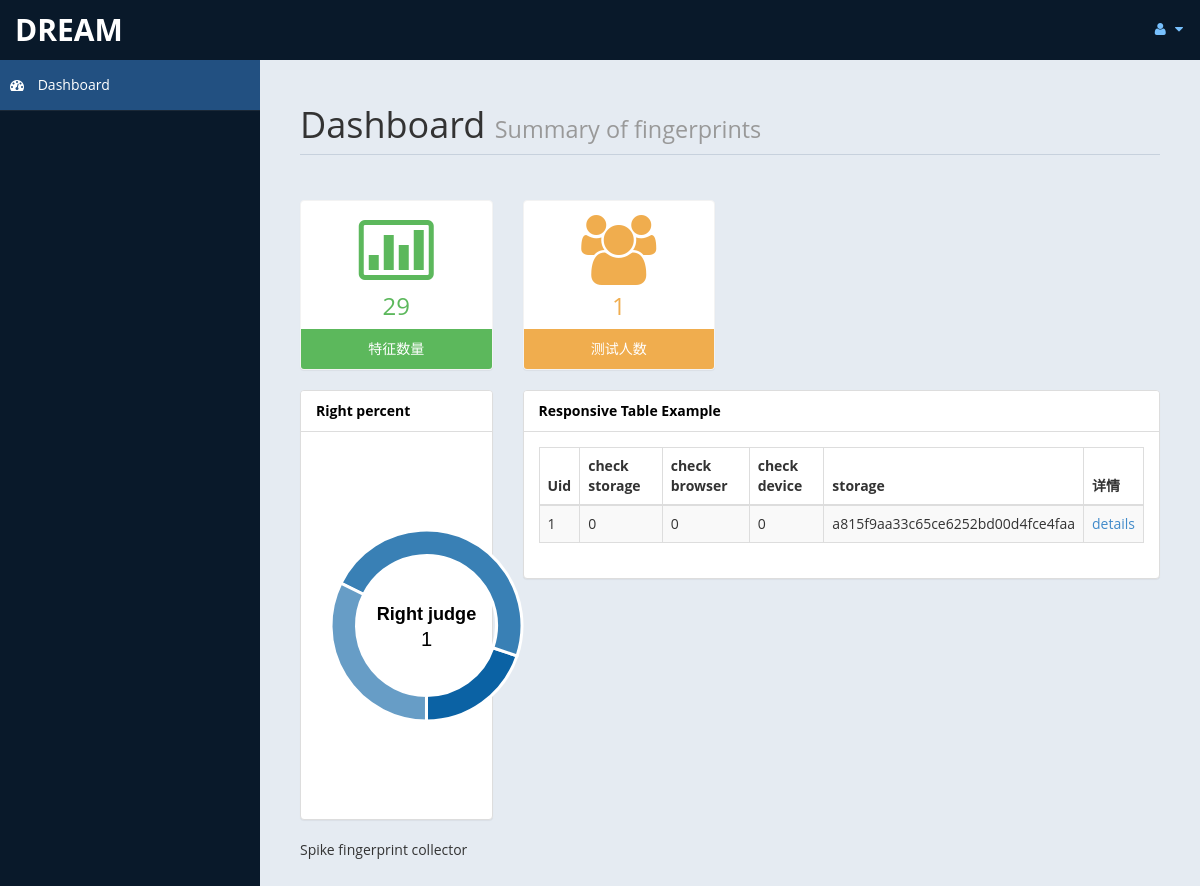
Page /spikeadmin on the committed database.
### model.py (models this page shows, shortened)
class User(db.Model):
    __tablename__ = 'Users'
    id = Column(Integer, primary_key=True)
    feature = Column(String(1024), default='[]')
    network = Column(String(2048), default='')
    check_storage = Column(Integer, default=0)
    check_browser = Column(Integer, default=0)
    check_device = Column(Integer, default=0)
    localstorage = Column(String(128), default=None)

### view.py (the view)
@app.route("/spikeadmin", methods=['GET', 'POST'])
def admin():
    feature_num = app.config['FEATURE_NUM']
    user_num = get_user_num()
    user_data = get_user_data(1)
    return render_template("index.html", feature_num=feature_num,
                           user_data=user_data, user_num=user_num)

### utils.py (called while the page is built)
def get_user_num():
    count = User.query.count()
    return count

def get_user_data(page):
    page_size = app.config['INDEX_PAGE_SIZE']
    data = User.query.offset(page_size * (page - 1)).limit(page_size).all()
    return data

### templates/index.html (shortened to what this page needs)
<!DOCTYPE html>
<html xmlns="http://www.w3.org/1999/xhtml"><head><meta http-equiv="Content-Type" content="text/html; charset=UTF-8">
    <link href="/static/bootstrap.css" rel="stylesheet">
    <link href="/static/font-awesome.css" rel="stylesheet">
    <link href="/static/morris-0.4.3.min.css" rel="stylesheet">
    <link href="/static/custom-styles.css" rel="stylesheet">
    <link href="/static/css" rel="stylesheet" type="text/css">
</head>
<body style="">
    <div id="wrapper">
        <nav class="navbar navbar-default top-navbar" role="navigation">
            <div class="navbar-header">
                <a class="navbar-brand" href="https://webthemez.com/demo/free-bootstrap-admin-template-dream/index.html">Dream</a>
            </div>
            <ul class="nav navbar-top-links navbar-right">
                <li class="dropdown">
                    <a class="dropdown-toggle" data-toggle="dropdown" href="https://webthemez.com/demo/free-bootstrap-admin-template-dream/#" aria-expanded="false">
                        <i class="fa fa-user fa-fw"></i> <i class="fa fa-caret-down"></i>
                    </a>
                </li>
            </ul>
        </nav>
        <nav class="navbar-default navbar-side" role="navigation">
            <div class="sidebar-collapse">
                <ul class="nav" id="main-menu">
                    <li>
                        <a class="active-menu" href="/index.html"><i class="fa fa-dashboard"></i> Dashboard</a>
                    </li>
                </ul>
            </div>
        </nav>
        <div id="page-wrapper">
            <div id="page-inner">
                <div class="row">
                    <div class="col-md-12">
                        <h1 class="page-header">
                            Dashboard <small>Summary of fingerprints</small>
                        </h1>
                    </div>
                </div>
                <div class="row">
                    <div class="col-md-3 col-sm-12 col-xs-12">
                        <div class="panel panel-primary text-center no-boder bg-color-green">
                            <div class="panel-body">
                                <i class="fa fa-bar-chart-o fa-5x"></i>
                                <h3>{{ feature_num }}</h3>
                            </div>
                            <div class="panel-footer back-footer-green">
                                特征数量
                            </div>
                        </div>
                    </div>
                    <div class="col-md-3 col-sm-12 col-xs-12">
                        <div class="panel panel-primary text-center no-boder bg-color-brown">
                            <div class="panel-body">
                                <i class="fa fa-users fa-5x"></i>
                                <h3>{{ user_num }} </h3>
                            </div>
                            <div class="panel-footer back-footer-brown">
                                测试人数
                            </div>
                        </div>
                    </div>
                </div>
                <div class="row">
                    <div class="col-md-3 col-sm-12 col-xs-12">
                        <div class="panel panel-default">
                            <div class="panel-heading">
                                Right percent
                            </div>
                            <div class="panel-body">
                                <div id="morris-donut-chart"><svg height="352" version="1.1" width="221" xmlns="http://www.w3.org/2000/svg" style="overflow: hidden; position: relative; left: -0.5px;"><text x="110.5" y="168.5" text-anchor="middle" font="10px &quot;Arial&quot;" stroke="none" fill="#000000" style="-webkit-tap-highlight-color: rgba(0, 0, 0, 0); text-anchor: middle; font: 800 15px Arial;" font-size="15px" font-weight="800" transform="matrix(1.2056,0,0,1.2056,-22.7182,-36.3439)" stroke-width="0.8294465174129353"><tspan dy="5.25" style="-webkit-tap-highlight-color: rgba(0, 0, 0, 0);">Right judge</tspan></text><text x="110.5" y="188.5" text-anchor="middle" font="10px &quot;Arial&quot;" stroke="none" fill="#000000" style="-webkit-tap-highlight-color: rgba(0, 0, 0, 0); text-anchor: middle; font: 14px Arial;" font-size="14px" transform="matrix(1.4409,0,0,1.4409,-48.7082,-79.6855)" stroke-width="0.6940298507462688"><tspan dy="4.75" style="-webkit-tap-highlight-color: rgba(0, 0, 0, 0);">{{ user_num }}</tspan></text></svg></div>
                            </div>
                        </div>
                    </div>
                        <div class="col-md-9 col-sm-12 col-xs-12">
                        <div class="panel panel-default">
                            <div class="panel-heading">
                                Responsive Table Example
                            </div>
                            <div class="panel-body">
                                <div class="table-responsive">
                                    <table class="table table-striped table-bordered table-hover">
                                        <thead>
                                            <tr>
                                                <th>Uid</th>
                                                <th>check storage</th>
                                                <th>check browser</th>
                                                <th>check device</th>
                                                <th>storage</th>
                                                <th>详情</th>
                                            </tr>
                                        </thead>
                                        <tbody>
                                        {% for item in user_data %}
                                            <tr>
                                                <td>{{ item.id }}</td>
                                                <td>{{ item.check_storage }}</td>
                                                <td>{{ item.check_browser }}</td>
                                                <td>{{ item.check_device }}</td>
                                                <td>{{ item.localstorage }}</td>
                                                <td><a href="/spikeuser?id={{ item.id }}">details</a></td>
                                            </tr>
                                        {% endfor %}
                                        </tbody>
                                    </table>
                                </div>
                            </div>
                        </div>
                    </div>
                </div>
				<footer>Spike fingerprint collector</footer>
            </div>
        </div>
    </div>
</body></html>

### static/custom-styles.css (style rules this page uses)
body { font-family: 'Open Sans', sans-serif; }
#wrapper { width: 100%; background:#09192A; }
#page-wrapper { padding: 15px 15px; min-height: 600px; background:#E5EBF2; }
#page-inner { width:100%; margin:10px 20px 10px 0px; background-color:transparent; padding:10px; min-height:1200px; }
.text-center { text-align:center; }
.no-boder { border:1px solid #f3f3f3; }
h1, .h1, h2, .h2, h3, .h3 { margin-top: 7px; margin-bottom: -5px; }
.page-header { padding-bottom: 9px; margin: 10px 0 45px; border-bottom: 1px solid #C7D1DD; }
.panel-default > .panel-heading { color: #000; background-color: #FFFFFF; border-color: #ddd; font-weight:bold; }
.bg-color-green { background-color: #fff; color: #5cb85c; }
.bg-color-brown { background-color: #fff; color:#f0ad4e; }
.back-footer-green { background-color: #5cb85c; color:#fff; border-top: 0px solid #fff; }
.back-footer-brown { background-color: #f0ad4e; color:#fff; border-top: 0px solid #fff; }
.top-navbar { margin:0px; }
.top-navbar .navbar-brand { color: #fff; width: 260px; text-align: left; height: 60px; font-size: 30px; font-weight: 700; text-transform: uppercase; line-height: 30px; }
.top-navbar .nav > li { position: relative; display: inline-block; }
.top-navbar .nav > li > a { position: relative; display: block; padding: 19px 15px; color: #77C0FD; }
.active-menu { background-color:#225081!important; }
.sidebar-collapse , .sidebar-collapse .nav { background:none; }
.sidebar-collapse .nav { padding:0; }
.sidebar-collapse .nav > li > a { color:#fff; background:transparent; text-shadow:none; }
.sidebar-collapse > .nav > li > a { padding:15px 10px; }
.sidebar-collapse > .nav > li { border-bottom: 1px solid rgba(107, 108, 109, 0.19); }
.navbar-side { border:none; background-color: transparent; }
.top-navbar { background:#09192A; border-bottom:none; }
.top-navbar .nav > li > a > i { margin-right: 2px; }
.navbar-default { border:0px solid black; }
.navbar-header { background: #09192A; }
.nav > li > a > i { margin-right:10px; }
@media (min-width:768px) { #page-wrapper { margin: 0 0 0 260px; padding: 15px 30px; min-height: 1200px; } }
@media (min-width:768px) { .navbar-side { z-index: 1; position: absolute; width: 260px; } }
@media (min-width:768px) { .navbar { border-radius: 0px; } }

### rows in the picture
User: id "1", check_storage "0", check_browser "0", check_device "0", localstorage "a815f9aa33c65ce6252bd00d4fce4faa"

### other values in the picture
{{ feature_num }} "29"
{{ user_num }} "1"
